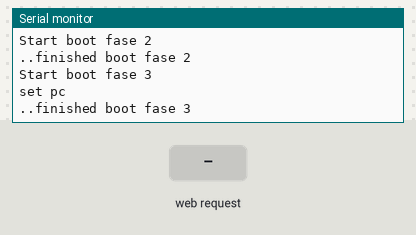
Bench run of a sketch on a simulated ESP8266 (NodeMCU). Parts: the last lines printed to the serial monitor. The inputs (shaded band) are chosen by the test bench. WiFi joins after 1.5 s; servers stay silent unless stated.

Above: at 2.2 s.
2.3 s: HTTP request GET / received
At 2.8 s:
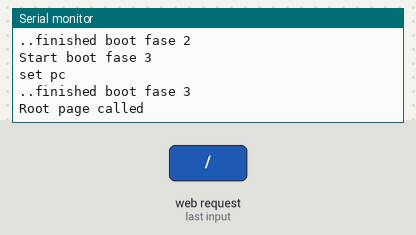
3.8 s: HTTP request GET /VICII.js received
At 5.1 s:
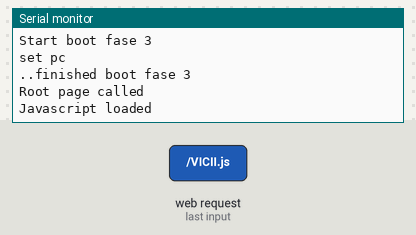

The sketch:

esp8266-C64.ino
```cpp
/*
  C64 Emulator, works with esp8266 using webbrowser as display
  see
  http://www.esp8266.com/viewtopic.php?f=8&t=4704&p=28932#p28932
  based upon
  http://forum.arduino.cc/index.php?topic=193216.msg1793065#msg1793065

  Remarks speed:
  max speed is 5 frames per second, this amounts to 5 kB (kilobytes) per second
  Reduced the number of RAM bytes send from esp8266 to zero and
  als reduced the processing of this info in browser to zero bytes,
  but this has no effect on framerate (still 5 fps)
  slow speed possibly due to protocolo XMLHTTP!
  Serial debug works at 115200 baudrate, so 14kB per second and would make 14 fps possible!

  ### Android phones are incompatible due missing keyboard...

  ### Code is now prepared for
  - Arduino IDE 1.8.10
  - esp8266 board tools version 2.4.2 (important!)
  - LwIP 1.4 Higher bandwidth
  - CPU frequency 160MHz

  This sketch will create free WiFi-AP named Commodore 64 - tap on it and enjoy
*/
//find free space
//extern "C" {#include "user_interface.h"}

#include <ESP8266WiFi.h>
#include <WiFiClient.h>
#include <ESP8266WebServer.h>
#include "webpages.h"

//const char* ssid = "DeltaFlyer";
const char* ssid = "Voyager";
const char* password = "keelta01";

ESP8266WebServer server(80);
uint8_t curkey = 0;

#define EXECUTES_PER_RUN 100
#define RAM_SIZE 24576
uint8_t RAM[RAM_SIZE];
uint8_t HIGHVIC[16];//color of background/border/sprites are situated here

uint16_t getpc();
uint8_t getop();
void exec6502(int32_t tickcount);
void reset6502();
void serout(uint8_t val) {
		Serial.write(val);
}


void setup () {
  delay(1000);
  Serial.begin (115200);
  Serial.println("Setup Start");
}

unsigned long cycles=0;
void loop () {
  init_fase();
  server.handleClient();
  APloop();

  exec6502(EXECUTES_PER_RUN);
  cycles++;
}
```

INIT.ino
```cpp
void initWifi(){
  APsetup();
}
void initWifi_client(){ // not used with captive
  // Start Wifi
  WiFi.begin(ssid, password);

  while (WiFi.status() != WL_CONNECTED) {
    delay(500);
    Serial.print(".");
  }
  Serial.print("  ip-address: ");
  Serial.println(WiFi.localIP());
}

void initServer(){
  // set comm. pages
  server.on ( "/",[]() {
                    Serial.println("Root page called");
                    //server.setContentLength(CONTENT_LENGTH_UNKNOWN);
                    server.send_P ( 200, "text/html", gui);
                   });
  server.on ( "/VICII.js",[]() {
                    Serial.println("Javascript loaded");
                    //server.setContentLength(CONTENT_LENGTH_UNKNOWN);
                    server.send_P ( 200, "text/plain", vicii);
                   });
  server.on ( "/VICIIRefresh", VICIIRefresh);

//  server.onNotFound(handleNotFound);

  // Start the server
  server.begin();
}

/*
void checkFreeSpace(){
  //uint32_t freeSpace=system_get_free_heap_size();
  Serial.print (system_get_free_heap_size());
  Serial.println (" free space.");
}
*/

int fase=0;
void init_fase(){
    if (fase!=4) {Serial.print ("Start boot fase ");Serial.println(fase);}
  if (fase==0) {initWifi();}
  if (fase==1) {initServer();}
  //if (fase==2) {checkFreeSpace();}
  if (fase==3) {reset6502();}
  if (fase!=4) {Serial.print ("..finished boot fase ");Serial.println(fase);}
  if (fase!=4) {fase++;return;}
}
```

VIC_II.ino
```cpp
//server.send_uint8(200, "text/plain", msg);
void send_uint8(const uint8_t *data, const size_t data_length) {
  String data_type = "application/octet-stream";
  WiFiClient client = server.client();
  client.write(data, data_length);
  client.flush();
  client.stop();

/*
 else if(path.endsWith(".htm")) dataType = "text/html";
  else if(path.endsWith(".css")) dataType = "text/css";
  else if(path.endsWith(".js")) dataType = "application/javascript";
  else if(path.endsWith(".png")) dataType = "image/png";
  else if(path.endsWith(".gif")) dataType = "image/gif";
  else if(path.endsWith(".jpg")) dataType = "image/jpeg";
  else if(path.endsWith(".ico")) dataType = "image/x-icon";
  else if(path.endsWith(".xml")) dataType = "text/xml";
  else if(path.endsWith(".pdf")) dataType = "application/pdf";
  else if(path.endsWith(".zip")) dataType = "application/zip";
  //if(server.hasArg("download")) dataType = "application/octet-stream";


Content length is BIG problem in Chrome browsers
   *  - when specified, it make double definition in header, so Chrome is going to madness
   *  - when set to unknown, then it fall to chunks encodings without chinks..... bad
   *  - when unspecified it did not boot at all
   *
   *  Compatibility is with Interfernet Exploder Browser from MickeySuck (texted on in Winblows 10 only)
   *  ==================================================================================================
   *
   *  https://duckduckgo.com/?q=esp8266+err_response_headers_multiple_content_length
   *  https://gist.github.com/spacehuhn/6c89594ad0edbdb0aad60541b72b2388
   *  https://github.com/esp8266/Arduino/issues/3205
   *  https://github.com/esp8266/Arduino/issues/2121
   *  https://www.esp8266.com/viewtopic.php?p=48732
   *  https://stackoverflow.com/questions/37711762/issue-loading-files-w-spiffs-err-content-length-mismatch
   *

Here are original Chrome incompatible code:
  String data_type = "application/octet-stream";
  server.sendHeader("Content-Length", String(data_length)); // Chrome says: ERR_RESPONSE_HEADERS_MULTIPLE_CONTENT_LENGTH
  //server.setContentLength(CONTENT_LENGTH_UNKNOWN);          // Chrome says: ERR_INVALID_CHUNKED_ENCODING
                                                              // commented both - all does blank screen
  server.send(200, data_type.c_str(), "");
  WiFiClient client = server.client();
  client.write(data, data_length);

Chrome RUN !!! But speed is generally about 0.5fps - browser wait for another data due unspecified size
  String data_type = "application/octet-stream";
  WiFiClient client = server.client();
  client.write(data, data_length);
*/

}


void dumpScreenRam(){
  //Serial.println ("Cycles:"+cycles);
  for (int i=0; i<1000; i++){
    uint8_t petscii = RAM[i + 1024];
    if (petscii<32) petscii = petscii + 64;
    Serial.print (char(petscii));
    int col=i % 40;
    if (col==39) Serial.println();
  }
}

void VICIIRefresh(){
  wdt_disable();

//server.setContentLength(CONTENT_LENGTH_UNKNOWN);
//handle keypresses
  if (server.args()){
     //Serial.println("keyDown: ");
     //code using http://commodore64.se/wiki/index.php/Commodore_64_RAM_Addresses
     int nrkeys=0;
     for (uint8_t i=0; i<server.args(); i++){
       if (nrkeys<10 && server.argName(i).equals("k")){
         int key=server.arg(i).toInt();
         //if (key>63 && key<94) key = key - 64;
         //make all upper case
         if (key>96 && key<123) key = key - 32;
         key = key & 0x7F;
         RAM[631+nrkeys] = key ;//& 0x7F;//put key in buffer
         nrkeys++;
/*
         Serial.print("accept: ");
         Serial.print(server.arg(i).toInt());
         Serial.print(" > ");
         Serial.println(key);
       }else{
         //Serial.print("reject: ");
         //Serial.print(server.argName(i));
         //Serial.print("=");
         //Serial.println(server.arg(i));
*/
       }
     }
     RAM[198]=nrkeys;//number keys put in buffer
  }

//245-246 vector keyboard decode table
//655-656 vector keyboard table setup
//648 top of screen memory
//678 PAL(1)/NTSC(0)
//2024-?2047? sprite memory

  //send video ram

  int m=0;
  uint8_t VICRAM[1024];
  VICRAM[0]=RAM[214];//line number of cursor (read/write)
  VICRAM[1]=RAM[211];//col number of cursor (read/write)
  VICRAM[2]=RAM[243];//low byte of location of color ram (RAM[244]*256+RAM[243], 55296-56319 default )
  VICRAM[3]=RAM[244];//high byte of location of color ram (RAM[244]*256+RAM[243], 55296-56319 default )
  VICRAM[4]=RAM[646];//text color code (read/write)
  VICRAM[5]=HIGHVIC[0];//53280 border color
  VICRAM[6]=HIGHVIC[1];//53281 background (0)
  VICRAM[7]=HIGHVIC[2];//53282 background 1 (MC & ECM)
  VICRAM[8]=HIGHVIC[3];//53283 background 2 (MC & ECM)
  VICRAM[9]=HIGHVIC[4];//53284 background 3 (MC & ECM)
  m=24;
  for (int i=1024;i<2023;i++){//1024-2023 char ram
    uint8_t petscii = RAM[i];
    if (petscii<32) petscii = petscii + 64;
    VICRAM[m]=petscii;
    m++;
  }
  send_uint8(VICRAM,1024);
  //dumpScreenRam();
  wdt_enable(5000);
}

/*
    "function dumpVICRAM(){\n"
    "  var msg='';\n"
    "  for (var i=0; i<120; i++){\n"
    "    var petscii = VICRAM[i];\n"
    "    if (petscii<32) petscii = petscii + 64;\n"
    "    msg=msg+String.fromCharCode(petscii);\n"
    "    var col=i % 40;\n"
    "    if (col==39) msg=msg+'<BR>';\n"
    "  }\n"
    "  printLog(msg);\n"
    "}\n"
*/

//Very nice articles about graphics mode of the VIC-II
//memory requirements of different modes: http://www.filfre.net/2013/08/how-things-work-commodore-64-and-summer-games-edition/
//location of screen RAM @ 53272 (https://www.c64-wiki.com/index.php/Screen_RAM)
//how it works: http://dustlayer.com/c64-coding-tutorials/2013/4/8/episode-2-2-writing-to-the-c64-screen
```

WIFI.ino
```cpp
// CaptivePortal from DNS-server example
#include <DNSServer.h>

const byte DNS_PORT = 53;
IPAddress apIP(10, 1, 1, 1);
DNSServer dnsServer;

void APsetup() {
  WiFi.mode(WIFI_AP);
  WiFi.softAPConfig(apIP, apIP, IPAddress(255, 255, 255, 0));
  WiFi.softAP("Commodore C64");

  // if DNSServer is started with "*" for domain name, it will reply with
  // provided IP to all DNS request
  dnsServer.start(DNS_PORT, "*", apIP);

// replay to all requests with same HTML
  server.onNotFound([]() {
    Serial.println("Captive page...");
    server.send_P ( 200, "text/html", gui);
    //SerialNotFound(); // uncomment for request diagnostics
  });
}

void APloop() {
  dnsServer.processNextRequest();
}

void SerialNotFound() {
  String message = "";
  message += "URI: ";
  message += server.uri();
  message += "\nMethod: ";
  message += (server.method() == HTTP_GET) ? "GET" : "POST";
  message += "\nArguments: ";
  message += server.args();
  message += "\n";

  for (uint8_t i = 0; i < server.args(); i++) {
    message += " " + server.argName(i) + ": " + server.arg(i) + "\n";
  }

  Serial.println(message);
}
```

webpages.h
```cpp
const char gui[] PROGMEM =
  "<html><head>\n"
  "<meta name='viewport' content='width=device-width, initial-scale=1' />\n"
  "<meta http-equiv='Cache-Control' content='no-cache, no-store, must-revalidate' />\n"
  "<meta http-equiv='Pragma' content='no-cache' />\n"
  "<meta http-equiv='Expires' content='0' />\n"
  "<script src='VICII.js'></script>\n"
  "</head>\n"
  "<body>\n<h1 style='font-family:Lucida Console;font-size:32px;margin:0px;padding:0px'>Commodore C-64</h1>\n"
  "<div id='fps' style='display:none'></div>"
  //"<div id='fps' style='display:none;background-color:#FFFFAA;border:1px solid black;width:42px;height:24px;text-align:center;line-height:22px;font-size:12px;'>10 fps</div>"
  "<canvas id='vicoutput' style='background-color:#333333;border:1px;width:384px;height:264px;'></canvas>\n"
  //"<canvas id='vicoutput' style='background-color:#A4A4FE;border:1px;width:384px;height:264px;'></canvas>\n"
  "<DIV id='Log' style='display:none'></div>\n"
  //"<DIV id='Log' style='display:none;background-color:#FFFFAA;width:378px;height:80px;border:1px solid black;font-family:Lucida console;font-size:10px;padding:2px;overflow:auto;'></div>\n"
  "<DIV id='PopUp'\n"
  " style='display: none; position: absolute; left: 30px; top: 50px; border: solid black 1px; padding: 10px; background-color: rgb(240,240,240); text-align: justify; font-size: 12px; width: 360px;'\n"
  " onclick='document.getElementById('PopUp').style.display = 'none''>\n"
  "<SPAN id='PopUpText' style='font-family:Lucida Console;letter-spacing: 2px;'>TEXT</SPAN>\n"
  "</DIV>\n"
  "<div id='showkbd'><input type=text id='android' name=android></div>\n"    // some tries to show android keyboard, but...
  "<SCRIPT>\n"
    "  var target = document.getElementById('android');"
    "  target.focus();target.click(); \n"  // Android "show keyboard" command
    "document.getElementById('showkbd').style.visibility = 'hidden';\n"
  "</SCRIPT>\n"
  "</body></html>\n";

//Onready vindt alleen plaats als er iets wordt verzonden naar de browser!
//responeType arrayBuffer werkt niet goed!!! ALternatief is blob?
//    "  xmlhttp.responseType = 'arraybuffer';\n"

const char vicii[] PROGMEM =
    "var canvas;\n"
    "var ctx;\n"
    "var VICRAM;\n"
    "var RAM_SIZE=1025;\n"
    "var interval;\n"
    "var xmlhttp=new XMLHttpRequest();\n"
    "function printLog(msg){var log=document.getElementById('Log');log.innerHTML=log.innerHTML+msg+'<br>';log.scrollTop = log.scrollHeight}\n"
    "document.addEventListener('DOMContentLoaded',initCanvas,false);\n"
    "var fC=0;\n"
    "var cS=0;\n"
    "setInterval(updateFPS,1000);\n"
    "setInterval(function(){cS=!cS;},500);\n"
    "function updateFPS(){\n"
    "  var fT = document.getElementById('fps');\n"
    "  fT.innerHTML=fC+ ' fps';\n"
    "  fC=0;"
    "}\n"
    "function initCanvas(){\n"
    "  printLog('initCanvas');\n"
    "  canvas = document.getElementById('vicoutput');\n"
    "  canvas.width=384;\n"
    "  canvas.height=264;\n"
    "  ctx = canvas.getContext('2d');\n"
    "  ctx.font = '12px Lucida Console';\n"
    "  VICRAM = new Uint8Array(RAM_SIZE);\n"
    "  refreshVICRAM();\n"
    "  document.addEventListener('keypress', keypress, false);\n"
    "}\n"
    "var isAlive=true;\n"
    "var aliveTimer;\n"
    "function alive( ){\n"
    "  if (!isAlive) {\n"
    "    xmlhttp.abort();refreshVICRAM();\n"
    "    printLog('Restarting connection');\n"
    "  }\n "
    "}\n"
    "function refreshVICRAM( ){\n"
    // based on https://developer.mozilla.org/en-US/docs/Web/API/XMLHttpRequest/Sending_and_Receiving_Binary_Data
    "  xmlhttp.onreadystatechange=function(){\n"
    "    if (xmlhttp.readyState==4 && xmlhttp.status==200){\n"
    "      isAlive=true;\n"
    "      var aB=xmlhttp.response;\n"
    "      if (aB){\n"
    "        VICRAM = new Uint8Array(aB);\n"
    "        refreshDisplay();\n"
    "        setTimeout(refreshVICRAM,0);\n"
    "      }\n"
    "    }\n"
    "  }\n"
    "  var tp='GET';\n"
    "  var url='/VICIIRefresh';\n"
    "  if (keyp.length>0) {tp='POST';url=url+keyp;}\n"
    "  keyp='';\n"
    "  xmlhttp.open(tp,url,true);\n"
    "  xmlhttp.setRequestHeader('Content-type','application/octet-stream');\n"
    "  xmlhttp.responseType='arraybuffer';\n"
    "  xmlhttp.send();\n"
    "  isAlive=false;\n"
    "  clearTimeout(aliveTimer);\n"
    "  aliveTimer=setTimeout(alive,3000);\n"
    "}\n"

  //https://www.c64-wiki.com/index.php/Color
    "var pal=['#000000','#FFFFFF','#880000','#AAFFEE','#CC44CC','#00CC55','#0000AA','#EEEE77','#DD8855','#664400','#FF7777','#333333','#777777','#AAFF66','#0088FF','#BBBBBB'];\n"
    "function refreshDisplay(){\n"
//    "  printLog('refreshDisplay');\n"
    "  var tcol=pal[VICRAM[4]];\n"//text color
    "  var fcol=pal[VICRAM[5]];\n"//frame/border color
    "  var bcol=pal[VICRAM[6]];\n"//back color
    "  ctx.fillStyle=fcol;\n"
    "  ctx.fillRect(0,0,384,264);\n"
    "  ctx.fillStyle=bcol;\n"
    "  ctx.fillRect(32,32,320,200);\n"
    "  ctx.font='10px Lucida console';\n"
    "  ctx.textBaseline='top';\n"
    "  ctx.textAlign='left';\n"
    "  ctx.fillStyle=tcol;\n"
    "  var petscii;\n"
    "  for (var col=0;col<40;col++){\n"
    "    for (var row=0;row<40;row++){\n"
    "      petscii=VICRAM[24+row*40+col];\n"//char rom starts at 24 offset
    "      if (petscii<32) petscii = petscii + 64;\n"
    "      ctx.fillText(String.fromCharCode(petscii),32+col*8,32+row*8);\n"
    "    }\n"
    "  }\n"
    "  if (cS) ctx.fillRect(32+VICRAM[1]*8,32+VICRAM[0]*8,8,8);\n"
    "  fC++;\n"
    "}\n"
    "var keyp='';\n"
    "function keypress(e) {\n"
    "  var keyCode = e.keyCode;\n"
    "  if (keyp.length==0) {keyp=keyp+'?';}else{keyp=keyp+'&';}\n"
    "  keyp=keyp+'k='+keyCode.toString();\n"
//    "  printLog('keyDown: '+keyCode);\n"
    "}\n"
    ;
```

Source omitted: cpu.cpp (data table, 112363 bytes)

Measured:
- after the input at 2.3 s, the serial monitor: prints a new line at once (image 1)
- after the input at 3.8 s, the serial monitor: prints a new line at once (image 2)
